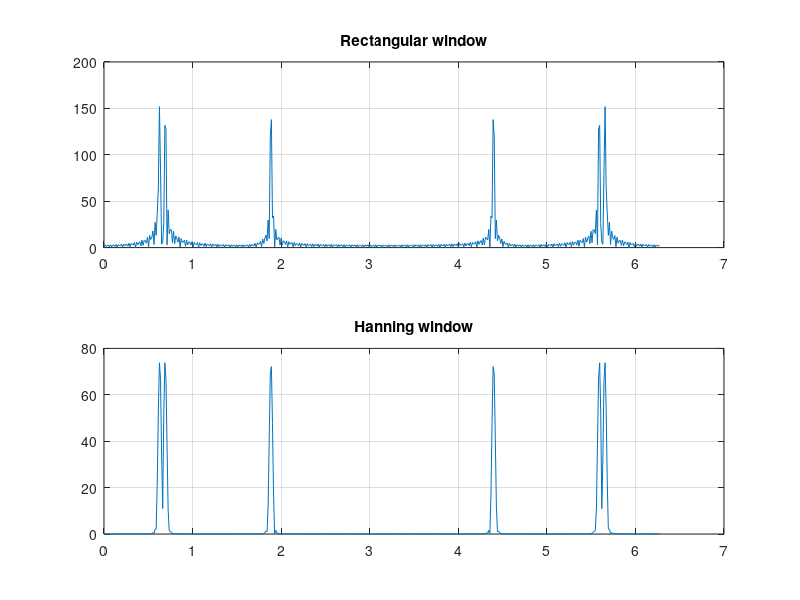

MATLAB code for this plot:
clear ; close all ; clc ; 

N=512;
L=300;
n=0:L-1;
k=0:N-1;
wk=2*pi*k/N;

x = cos(0.2*pi*n)+cos(0.22*pi*n)+cos(0.6*pi*n);

for i=0:L-1
    w(i+1)=1;
end
for i=0:L-1
    wh(i+1)=0.5*(1-cos(2*pi*i/(L-1)));
end

xc1 = x.*w;
xc2 = x.*wh;

xc1 = [xc1,zeros(1,N-L)];
xc2 = [xc2,zeros(1,N-L)];

Xc1 = fft(xc1);
Xc2 = fft(xc2);

figure('Name','Magnitude spectrums');
subplot(211);plot(wk,abs(Xc1));title('Rectangular window');grid on;
subplot(212);plot(wk,abs(Xc2));title('Hanning window');grid on;